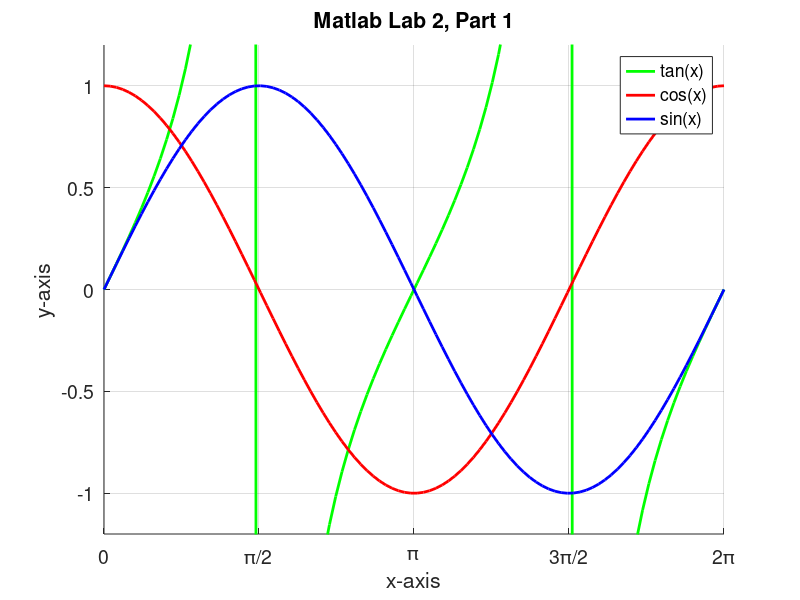

This figure's MATLAB source:
%
% Brian D. Wendt
% Matlab Lab #2, Part 1
% EGR-167 SP2015
% 
%  "lab2_1.m"
%
% 19 April 2015
%
% Plots 3 trig functions on the same graph.
%

x = linspace(0,2*pi);

% Configure the plot axes...
% http://www.mathworks.com/help/matlab/ref/set.html
% http://www.mathworks.com/help/matlab/ref/gca.html
set(gca,...
 'xlim', [0 2*pi], ...
 'ylim', [-1.2 1.2], ...
 'xtick', (0:pi/2:2*pi), ...
 'xticklabel',{'0' '\pi/2' '\pi' '3\pi/2' '2\pi'}, ...
 'fontsize',14)

hold on;
grid on;

plot(x,tan(x), 'g', 'linewidth', 2);
plot(x,cos(x), 'r', 'linewidth', 2);
plot(x,sin(x), 'b', 'linewidth', 2);

legend('tan(x)','cos(x)', 'sin(x)');
title('Matlab Lab 2, Part 1');
xlabel('x-axis');
ylabel('y-axis');

hold off;